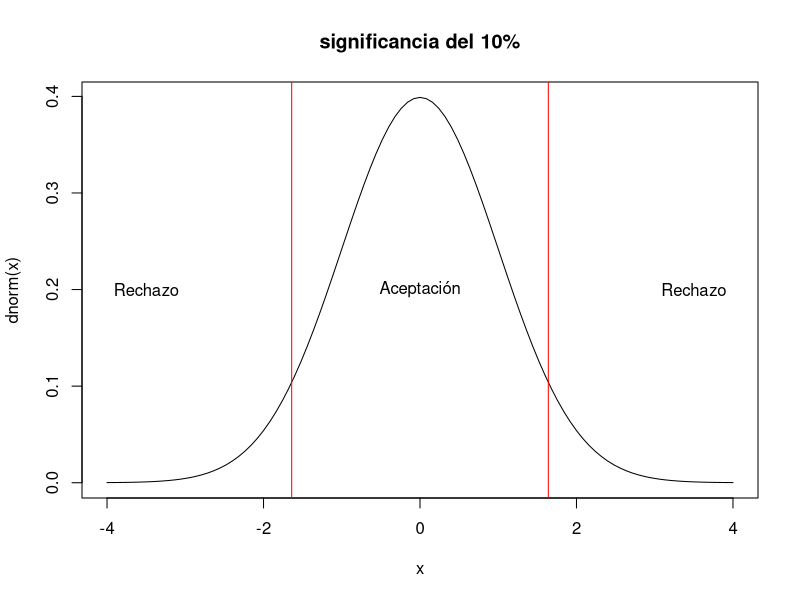
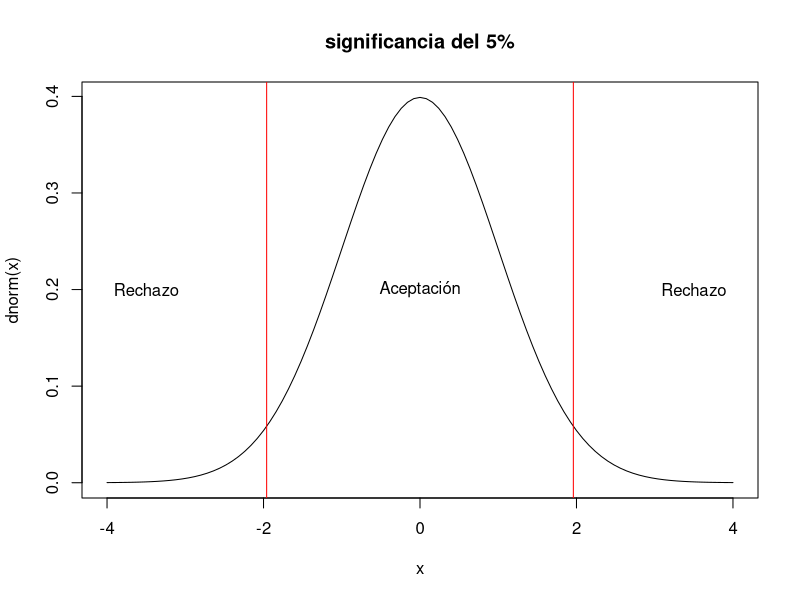
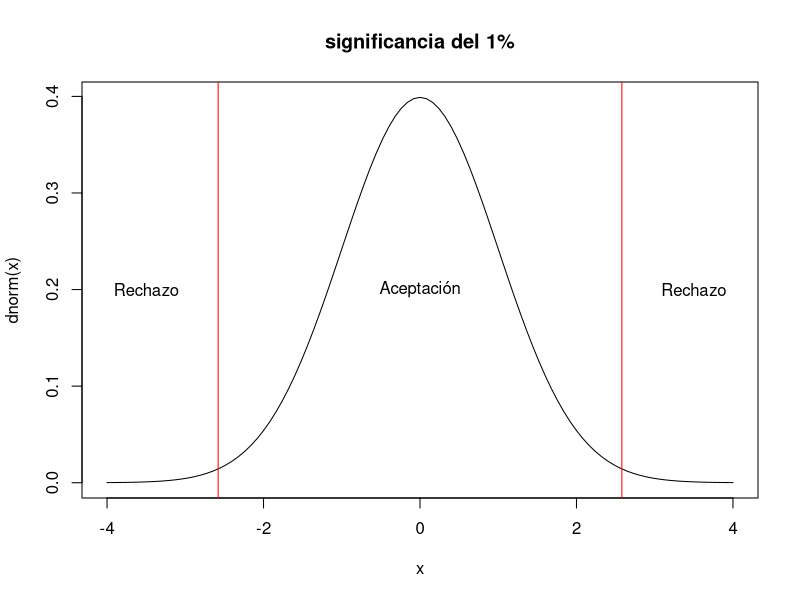
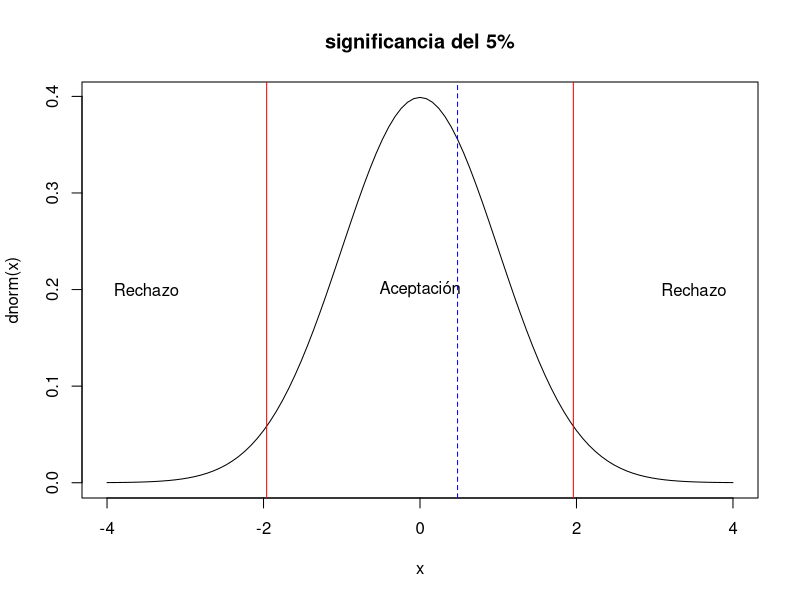
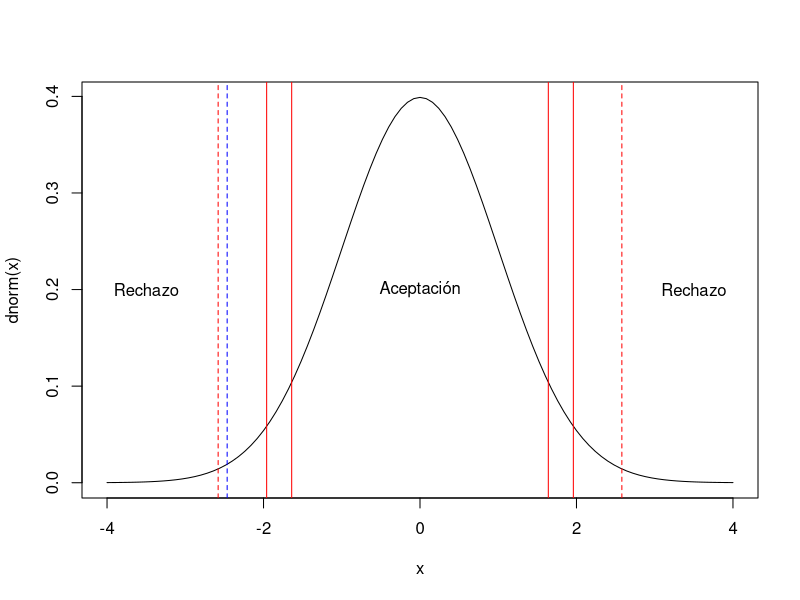
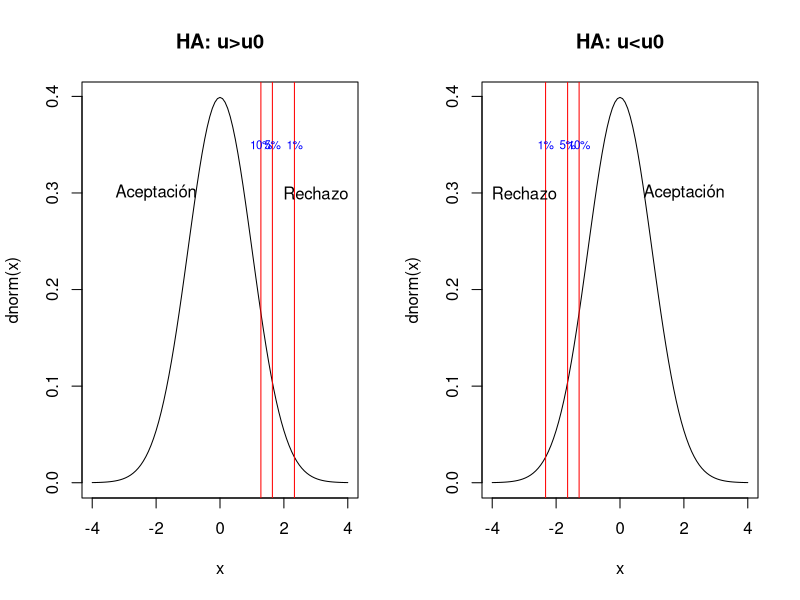
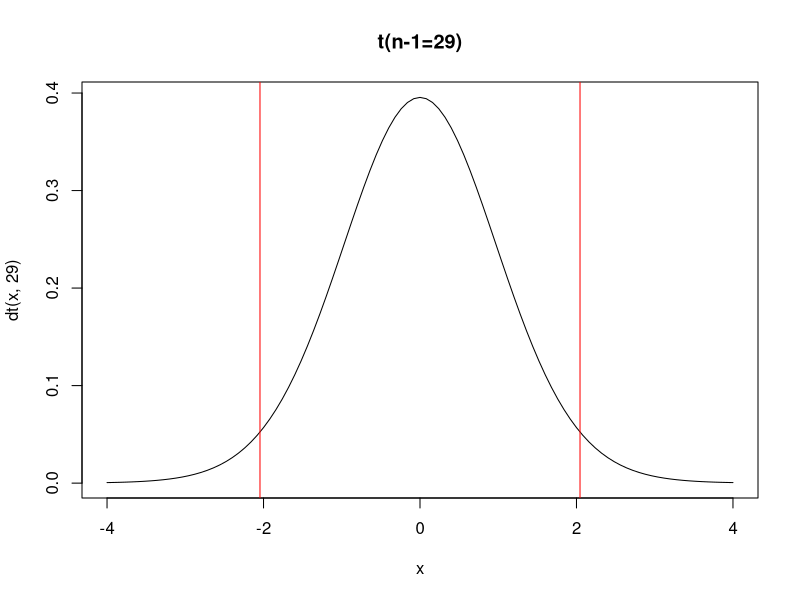
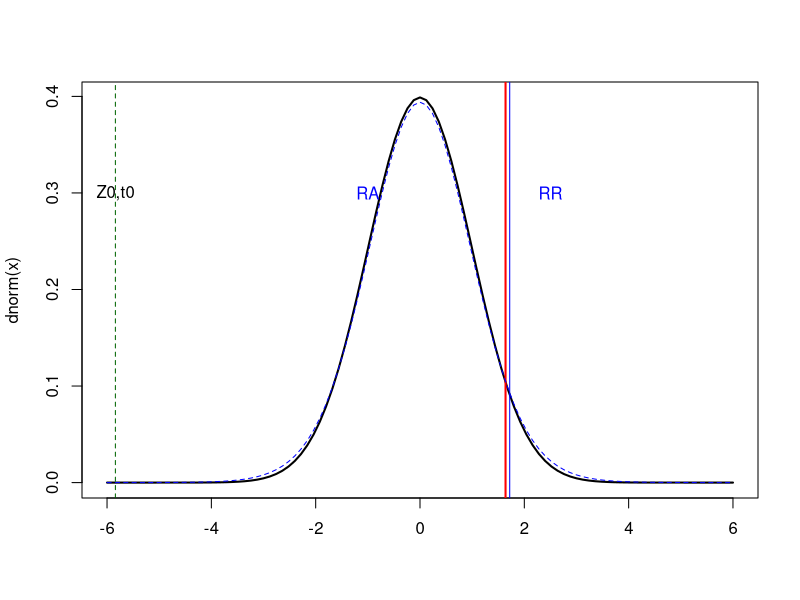

The R script that drew these images, in order:
## ---- chunk 1
curve(dnorm(x),xlim=c(-4,4),main="significancia del 10%")
#
abline(v=c(-1.64,1.64),col="red")
text(c(-3.5,0,3.5),rep(0.2,3),c("Rechazo","Aceptación","Rechazo"))
# al 5 %
curve(dnorm(x),xlim=c(-4,4),main="significancia del 5%")
abline(v=c(-1.96,1.96),col="red")
text(c(-3.5,0,3.5),rep(0.2,3),c("Rechazo","Aceptación","Rechazo"))
# al 1 %
curve(dnorm(x),xlim=c(-4,4),main="significancia del 1%")
abline(v=c(-2.58,2.58),col="red")
text(c(-3.5,0,3.5),rep(0.2,3),c("Rechazo","Aceptación","Rechazo"))
#qnorm(0.01/2)
## ---- chunk 2
# al 5 %
curve(dnorm(x),xlim=c(-4,4),main="significancia del 5%")
abline(v=c(-1.96,1.96),col="red")
text(c(-3.5,0,3.5),rep(0.2,3),c("Rechazo","Aceptación","Rechazo"))
abline(v=0.48,col="blue",lty=2)
## ---- chunk 3
set.seed(1447)
x<-round(runif(30,40,80),0)
x
## ---- chunk 4
curve(dnorm(x),xlim=c(-4,4),main="")
abline(v=(60.5-65)/(10/sqrt(30)),col="blue",lty=2)
abline(v=c(-1.96,1.96),col="red")
abline(v=c(-1.64,1.64),col="red")
abline(v=c(-2.58,2.58),col="red",lty=2)
text(c(-3.5,0,3.5),rep(0.2,3),c("Rechazo","Aceptación","Rechazo"))
## ---- chunk 5
par(mfrow=c(1,2))
curve(dnorm(x),xlim=c(-4,4),main="HA: u>u0")
abline(v=c(1.28,1.64,2.33),col="red")
text(c(-2,3),c(0.3,0.3),c("Aceptación","Rechazo"))
text(c(1.28,1.64,2.33),rep(0.35,3),paste0(c(10,5,1),"%"),cex=0.7,col="blue")
curve(dnorm(x),xlim=c(-4,4),main="HA: u<u0")
abline(v=-c(1.28,1.64,2.33),col="red")
text(c(2,-3),c(0.3,0.3),c("Aceptación","Rechazo"))
text(-c(2.33,1.64,1.28),rep(0.35,3),paste0(c(1,5,10),"%"),cex=0.7,col="blue")
dev.off()
## ---- chunk 6
sd(x);length(x);mean(x)
## ---- chunk 7
curve(dt(x,29),xlim = c(-4,4),main="t(n-1=29)")
ta<-qt(0.05/2,30-1,lower.tail = F)
abline(v=c(-ta,ta),col="red")
## ---- chunk 8
#z0 normal
curve(dnorm(x),xlim=c(-6,6),xlab="",lwd=2)
abline(v=1.64,col="red",lwd=2)
text(c(-1,2.5),c(0.3,0.3),c("RA","RR"),col="blue")
#t0 t-student
curve(dt(x,20),add=T,col="blue",lty=2)
abline(v=1.72,col="blue")

abline(v=-5.84,col="darkgreen",lty=2)
text(-5.84,0.3,"Z0,t0")
## ---- chunk 9
ee<-function(x){
nn<-(1/500)*(x-21)
dd<-sqrt(((x+21)/1000)*(1-((x+21)/1000))*(1/250))
z0<-nn/dd
return(z0)
}
plot(0:500,ee(0:500))
abline(h=c(1.96,-1.96),col="red")
## ---- chunk 10
curve(dchisq(x,19),xlim=c(0,80),main=expression(paste(chi^{2},"(n-1=19)")))
x1<-qchisq(0.05/2,19,lower.tail = F)
x2<-qchisq(1-0.05/2,19,lower.tail = F)
abline(v=c(x1,x2),col="red",lty=2)
text(c(x1,x2),c(0.02,0.02),round(c(x1,x2),2),col="blue")
pchisq(x1,19)-pchisq(x2,19)
## ---- chunk 11
#>
qchisq(0.05,19,lower.tail = F)
#<
qchisq(1-0.05,19,lower.tail = F)

par(mfrow=c(1,2))
curve(dchisq(x,19),xlim=c(0,80),main="H_1: sigma>sigma_0")
abline(v=qchisq(0.05,19,lower.tail = F),col="blue")
curve(dchisq(x,19),xlim=c(0,80),main="H_1: sigma<sigma_0")
abline(v=qchisq(1-0.05,19,lower.tail = F),col="blue")
## ---- chunk 12
curve(dchisq(x,11),xlim=c(0,80),main=expression(paste(chi^{2},"(n-1=11)")))
x1<-qchisq(0.05/2,11,lower.tail = F)
x2<-qchisq(1-0.05/2,11,lower.tail = F)
abline(v=c(x1,x2),col="red",lty=2)
text(c(x1,x2),c(0.02,0.02),round(c(x1,x2),2),col="blue")
abline(v=2.28,lty=2,col="darkgreen")
## ---- chunk 13
dev.off()
curve(df(x,19,19),xlim=c(0,4),main="F(19,19)")
x1<-qf(0.05/2,19,19,lower.tail = F)
x2<-qf(1-0.05/2,19,19,lower.tail = F)
abline(v=c(x1,x2),col="red",lty=2)
text(c(x1,x2),c(0.4,0.4),round(c(x1,x2),2),col="blue")
pf(x1,19,19)-pf(x2,19,19)

j<-1
curve(df(x,19,19),xlim=c(0,4),ylim=c(0,4))
for(i in seq(20,1000,10)){
  curve(df(x,i,i),col=j,add = T)
  j<-j+1
}
## ---- chunk 14
qf(0.05,19,19,lower.tail = F)#sigma1>sigma2
qf(1-0.05,19,19,lower.tail = F)#sigma1<sigma2
par(mfrow=c(1,2))
curve(df(x,19,19),xlim=c(0,4),main="H_1: sigma1>sigma2")
abline(v=qf(0.05,19,19,lower.tail = F),col="blue")
curve(df(x,19,19),xlim=c(0,4),main="H_1: sigma1<sigma2")
abline(v=qf(1-0.05,19,19,lower.tail = F),col="blue")
dev.off()
## ---- chunk 15
xr<-sample(x,1000,replace = T)
hist(xr)
plot(density(xr))
## ---- chunk 16
x
shapiro.test(x)
y<-runif(1000)
shapiro.test(y)
## ---- chunk 17
za2<-qnorm(0.05/2,lower.tail = F)
zb<-qnorm(0.2,lower.tail = F)
n<-((za2*0.5+zb*0.5)/0.09)^2
n
